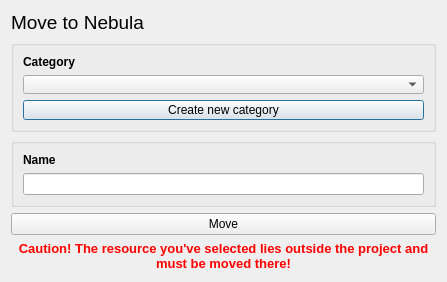
<?xml version="1.0" encoding="UTF-8"?>
<ui version="4.0">
 <class>MoveToNebulaDialog</class>
 <widget class="QDialog" name="MoveToNebulaDialog">
  <property name="geometry">
   <rect>
    <x>0</x>
    <y>0</y>
    <width>447</width>
    <height>282</height>
   </rect>
  </property>
  <property name="sizePolicy">
   <sizepolicy hsizetype="Preferred" vsizetype="Preferred">
    <horstretch>0</horstretch>
    <verstretch>0</verstretch>
   </sizepolicy>
  </property>
  <property name="font">
   <font>
    <family>Segoe UI</family>
   </font>
  </property>
  <property name="windowTitle">
   <string>Move to Nebula</string>
  </property>
  <layout class="QGridLayout" name="gridLayout">
   <item row="0" column="0">
    <widget class="QLabel" name="label_3">
     <property name="font">
      <font>
       <pointsize>14</pointsize>
      </font>
     </property>
     <property name="text">
      <string>Move to Nebula</string>
     </property>
    </widget>
   </item>
   <item row="1" column="0">
    <widget class="QGroupBox" name="groupBox_2">
     <property name="title">
      <string/>
     </property>
     <layout class="QGridLayout" name="gridLayout_5">
      <item row="1" column="0">
       <widget class="QComboBox" name="categoryBox"/>
      </item>
      <item row="0" column="0">
       <widget class="QLabel" name="label">
        <property name="font">
         <font>
          <weight>75</weight>
          <bold>true</bold>
         </font>
        </property>
        <property name="text">
         <string>Category</string>
        </property>
       </widget>
      </item>
      <item row="2" column="0">
       <widget class="QPushButton" name="newCategory">
        <property name="text">
         <string>Create new category</string>
        </property>
       </widget>
      </item>
     </layout>
    </widget>
   </item>
   <item row="5" column="0">
    <widget class="QLabel" name="label_4">
     <property name="font">
      <font>
       <pointsize>10</pointsize>
      </font>
     </property>
     <property name="text">
      <string>&lt;!DOCTYPE HTML PUBLIC &quot;-//W3C//DTD HTML 4.0//EN&quot; &quot;http://www.w3.org/TR/REC-html40/strict.dtd&quot;&gt;
&lt;html&gt;&lt;head&gt;&lt;meta name=&quot;qrichtext&quot; content=&quot;1&quot; /&gt;&lt;style type=&quot;text/css&quot;&gt;
p, li { white-space: pre-wrap; }
&lt;/style&gt;&lt;/head&gt;&lt;body style=&quot; font-family:'Arial'; font-size:10pt; font-weight:600; font-style:normal;&quot;&gt;
&lt;p align=&quot;center&quot; style=&quot; margin-top:0px; margin-bottom:0px; margin-left:0px; margin-right:0px; -qt-block-indent:0; text-indent:0px;&quot;&gt;&lt;span style=&quot; color:#ff0000;&quot;&gt;Caution! The resource you've selected lies outside the project and must be moved there!&lt;/span&gt;&lt;/p&gt;&lt;/body&gt;&lt;/html&gt;</string>
     </property>
     <property name="scaledContents">
      <bool>false</bool>
     </property>
     <property name="alignment">
      <set>Qt::AlignCenter</set>
     </property>
     <property name="wordWrap">
      <bool>true</bool>
     </property>
    </widget>
   </item>
   <item row="4" column="0">
    <widget class="QPushButton" name="importButton">
     <property name="text">
      <string>Move</string>
     </property>
    </widget>
   </item>
   <item row="3" column="0">
    <spacer name="verticalSpacer">
     <property name="orientation">
      <enum>Qt::Vertical</enum>
     </property>
     <property name="sizeHint" stdset="0">
      <size>
       <width>20</width>
       <height>40</height>
      </size>
     </property>
    </spacer>
   </item>
   <item row="2" column="0">
    <widget class="QGroupBox" name="groupBox_3">
     <property name="title">
      <string/>
     </property>
     <layout class="QGridLayout" name="gridLayout_6">
      <item row="1" column="0">
       <widget class="QLineEdit" name="nameEdit"/>
      </item>
      <item row="0" column="0">
       <widget class="QLabel" name="label_2">
        <property name="font">
         <font>
          <weight>75</weight>
          <bold>true</bold>
         </font>
        </property>
        <property name="text">
         <string>Name</string>
        </property>
       </widget>
      </item>
     </layout>
    </widget>
   </item>
  </layout>
 </widget>
 <resources/>
 <connections>
  <connection>
   <sender>importButton</sender>
   <signal>pressed()</signal>
   <receiver>MoveToNebulaDialog</receiver>
   <slot>accept()</slot>
   <hints>
    <hint type="sourcelabel">
     <x>223</x>
     <y>218</y>
    </hint>
    <hint type="destinationlabel">
     <x>223</x>
     <y>138</y>
    </hint>
   </hints>
  </connection>
 </connections>
</ui>
